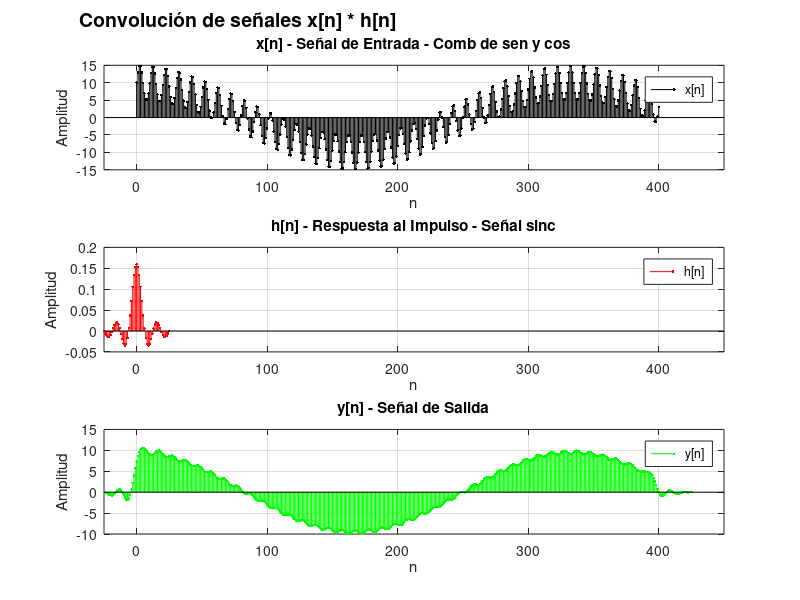

Source code (MATLAB):
#limpiar variables, ventanas y consola
clear; close all; clc;

#definir parametros
f1 = 30; % Primera componente
f2 = 1000; % Segunda componente (F max)

Nx = 401; % Numero de muestras
#Deltas tiempos propuestas enunciado
delta_t= 0.0001; % Delta tiempo inicial propuesta
delta_t2= 0.0005;
delta_t3= 0.001;

#Fc (frecuencia de corte) cuyo valor este
#comprendido ENTRE las frecuencias de la señal analógica x(t)
Fc = 800; % Frecuencia de corte parametro

#Definimos x[n] (señal analogica) dentro de la ventana
nx = 0:Nx - 1; %desde 0 al 400 -> 401 valores
x = 10 * cos(2*pi*f1*delta_t*nx) + 5 * sin(2*pi*f2*delta_t*nx);


# Definimos h[n] (filtro paso bajo dado que es un sinc)
Nh = 51; %cant muestras del sinc (con mismo delta_t)
nh = -(Nh-1)/2:(Nh-1)/2;
h = 2*Fc*delta_t*sinc(2*Fc*delta_t*nh);

# Obtenemos y[n]
ny = nx(1) + nh(1) : nx(end) + nh(end);%tamaño en abscisas de y
y = conv(x, h);

# Creacion de grafico
figure('Position', [100, 100, 800, 580]);
limInf = -(Nh-1)/2; limSup = Nx -1 +50; %limites auto de eje abscisas

# Gráfica de la x[n] - señal de entrada
subplot(3,1,1);
stem(nx, x, 'k.');
title('x[n] - Señal de Entrada - Comb de sen y cos');
legend('x[n]');
xlabel('n');
ylabel('Amplitud');
xlim([limInf, limSup]); % Como son 300 muestras
grid on;

# Gráfica de la h[n] - respuesta al impulso
subplot(3,1,2);
stem(nh, h, 'r.');
title('h[n] - Respuesta al Impulso - Señal sinc');
legend('h[n]');
xlabel('n');
ylabel('Amplitud');
xlim([limInf, limSup]);
grid on;

# Gráfica de la y[n] - señal de salida
subplot(3,1,3);
stem(ny, y, 'g.');
title('y[n] - Señal de Salida');
legend('y[n]');
xlabel('n');
ylabel('Amplitud');
xlim([limInf, limSup]);
grid on;


# Título del Grafico
annotation('textbox', [0.1, 0.95, 0.8, 0.05], ...
    'String', 'Convolución de señales x[n] * h[n]', ...
    'EdgeColor', 'none', 'HorizontalAlignment', 'center', ...
    'FontSize', 14, 'FontWeight', 'bold');

# Guardar figura
%print -dpng 'convolucion-temporal.png';
